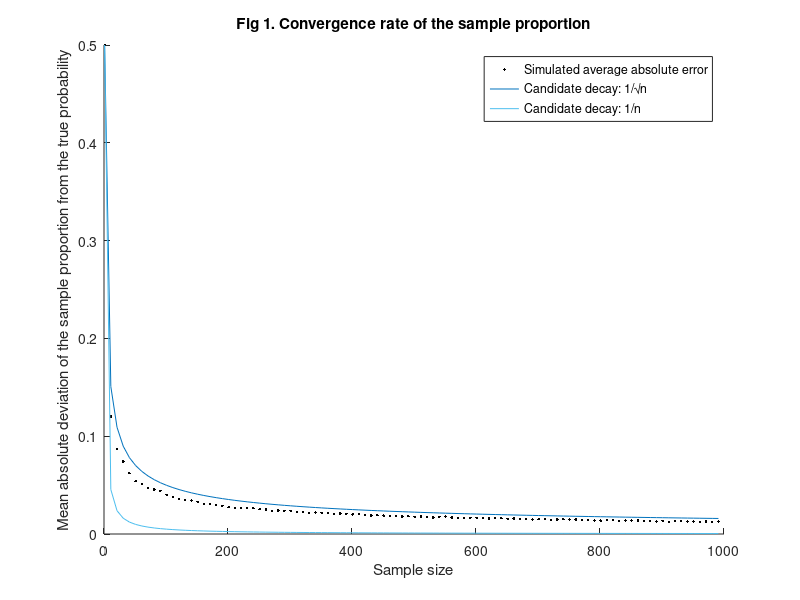
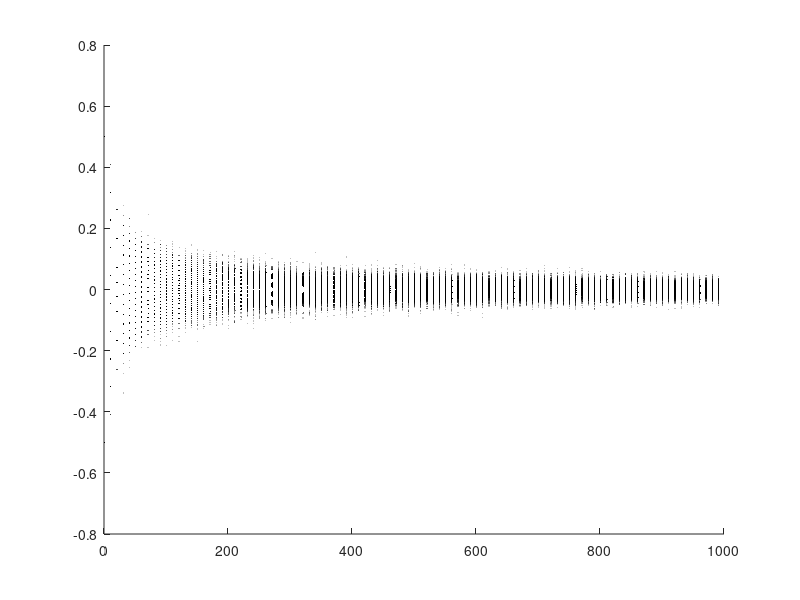

Write the MATLAB code that produced these figures, in order. (Note: this script raises an error after producing the figures.)
% Exercise - Understanding convergence concepts using simulation

%% 1. Aim of the exercise

% This exercise illustrates convergence concepts that underlie many
% econometric derivations.

%% 2. Initialize MATLAB environment

% Clear workspace, command window, and open figures
clear;
clc;
close all;

%% 3. Set the parameters of the simulation

% 3.1. Define alternative sample sizes (number of coin tosses)
N_tosses = 1:10:991;

% 3.2. Define the number of alternative sample sizes
N_samples = length(N_tosses);

% 3.3. Define the number of simulated samples
N_sim = 1000;

%% 4. Define the population parameters

% 4.1. Define the mean for a fair coin
mean_population = 0.5;

% 4.2. Define the variance for a fair coin
var_population = 0.25;

%% 5. Generate data and calculate the sample mean

% 5.1. Preallocate memory for the simulated sample means
means_samples = NaN(N_sim,N_samples);

% 5.2. Simulate coin tosses and calculate the sample mean
for j = 1:N_samples
    % Generate N_sim independent samples of size N_tosses(j)
    sequence_of_tosses = random('Binomial',1,0.5,[N_tosses(j),N_sim]);
    % Calculate the sample mean for each simulated sample
    means_samples(:,j) = mean(sequence_of_tosses,1)';
end

%% 6. Visualizing the convergence rate

% 6.1. Calculate the average absolute distance at each sample size
mean_abs_error = mean(abs(means_samples - mean_population),1);

% 6.2. Compute the scale factor for the candidate 1/sqrt(n) decay curve
root_n_curve_scale = sqrt(N_tosses(1)) * mean_abs_error(1);

% 6.3. Generate the candidate 1/sqrt(n) decay curve
root_n_decay_curve = root_n_curve_scale ./ sqrt(N_tosses);

% 6.4. Compute the scale factor for the candidate 1/n decay curve
one_over_n_curve_scale = N_tosses(1) * mean_abs_error(1);

% 6.5. Generate the candidate 1/n decay curve
one_over_n_decay_curve = one_over_n_curve_scale ./ N_tosses;

% 6.6. Plot the empirical error path and candidate overlays
figure('Position',[1000 1000 1000 1000]);
hold on
plot(N_tosses,mean_abs_error,'.', ...
    'Color',[0.000 0.000 0.000], ...
    'DisplayName','Simulated average absolute error');
plot(N_tosses,root_n_decay_curve,'-', ...
    'Color',[0.000 0.447 0.741], ...
    'DisplayName','Candidate decay: 1/\surd{n}');
plot(N_tosses,one_over_n_decay_curve,'-', ...
    'Color',[0.301 0.745 0.933], ...
    'DisplayName','Candidate decay: 1/n');
title('Fig 1. Convergence rate of the sample proportion');
ylabel(['Mean absolute deviation of the sample proportion from ' ...
    'the true probability'])
xlabel('Sample size');
legend('show');
hold off

%% 7. Visualizing convergence in probability: op(1)

% Plot the unscaled estimation errors
figure('Position',[1000 1000 1000 1000]);
hold on
for j = 1:length(N_tosses)
    plot_n = N_tosses(j);
    % Compute the unscaled estimation error
    unscaled_error_col = means_samples(:,j) - mean_population;
    % Replicate the sample size value for all Monte Carlo simulations
    x_axis_values = repmat(plot_n,N_sim,1);
    % Plot the unscaled estimation errors for this sample size
    scatter(x_axis_values,unscaled_error_col,5,'.', ...
        'MarkerEdgeColor',[0.000 0.000 0.000], ...
        'MarkerEdgeAlpha',0.25, ...
        'HandleVisibility','off');
end
% Add a reference line at zero estimation error
yline(0,'-', ...
    'Color',[0.000 0.000 0.000], ...
    'HandleVisibility','off');
title('Fig 2. Convergence in probability of the unscaled error');
ylabel(['Unscaled deviation of the sample proportion from the true ' ...
    'probability']);
xlabel('Sample size');
hold off

%% 8. Visualizing stochastic boundedness: Op(1)

% Plot the root-n scaled estimation errors
figure('Position',[1000 1000 1000 1000]);
hold on
for j = 1:length(N_tosses)
    plot_n = N_tosses(j);
    % Compute the root-n scaled estimation error
    scaled_error_col = sqrt(plot_n) * ...
        (means_samples(:,j) - mean_population);
    % Replicate the sample size value for all Monte Carlo simulations
    x_axis_values = repmat(plot_n,N_sim,1);
    % Plot the root-n scaled estimation errors for this sample size
    scatter(x_axis_values,scaled_error_col,5,'.', ...
    'MarkerEdgeColor',[0.000 0.000 0.000], ...
    'MarkerEdgeAlpha',0.25);
end
% Reference line corresponding to zero estimation error
yline(0,'-', ...
    'Color',[0.850 0.325 0.098]);
title('Fig 3. Stochastic boundedness of the root-n scaled error');
ylabel(['Root-n scaled deviation of the sample proportion from ' ...
    'the true probability'])
xlabel('Sample size');
hold off

%% 9. Visualizing asymptotic normality of the root-n scaled error

% 9.1. Select the largest sample size for the CLT demonstration
n_large = N_tosses(N_samples);

% 9.2. Calculate the root-n scaled estimation error
scaled_error_clt = sqrt(n_large) * ...
    (means_samples(:,N_samples) - mean_population);

% 9.3. Estimate the empirical density of the scaled errors
[f_empirical,x_empirical] = ksdensity(scaled_error_clt);

% 9.4. Calculate the theoretical standard deviation implied by the CLT
std_dev = sqrt(var_population);

% 9.5. Create an evaluation grid for the theoretical Normal density
x_theoretical = linspace(min(x_empirical),max(x_empirical),500);

% 9.6. Evaluate the theoretical Normal density on the grid
f_theoretical = normpdf(x_theoretical,0,std_dev);

% 9.7. Compare the empirical and theoretical densities
figure('Position',[1000 1000 1000 1000]);
hold on
% Plot the empirical kernel density estimate
plot(x_empirical,f_empirical,'-', ...
    'Color',[0.000 0.000 0.000], ...
    'DisplayName','Empirical density of the scaled error');
% Overlay the theoretical Normal density
plot(x_theoretical,f_theoretical,'-', ...
    'Color',[0.850 0.325 0.098], ...
    'DisplayName','Theoretical Normal density');
xlim([-2.5,2.5]);
title('Fig 4. Asymptotic normality of the root-n scaled error');
ylabel('Probability density');
xlabel(['Root-n scaled deviation of the sample proportion from ' ...
    'the true probability']);
legend('show');
hold off
